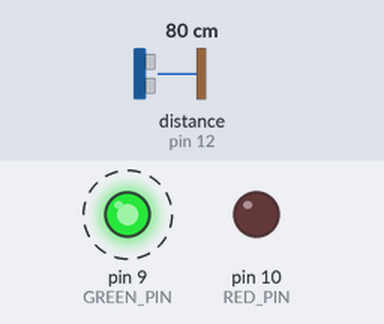
Recording of a sketch running on a simulated Arduino Uno, built with avr-gcc and run on an emulated ATmega328P. On the bench: output pins drawn as LEDs (lit = HIGH). Dashed ring = blinking. The test bench sets the inputs (shaded band); at power-on: distance to the obstacle (sensor on pin 12) 80 cm. The echo pulse lasts 58.3 µs per cm.

Above: at 1.27 s.
1.3 s: distance to the obstacle (sensor on pin 12) set to 11 cm
4.3 s: distance to the obstacle (sensor on pin 12) set to 8 cm
At 4.51 s:
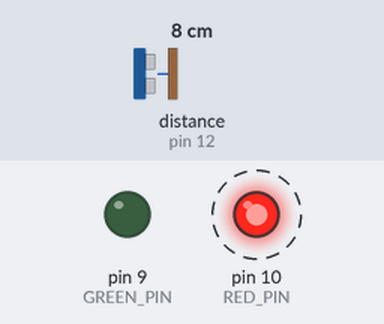
7.3 s: distance to the obstacle (sensor on pin 12) set to 18 cm
At 7.55 s:
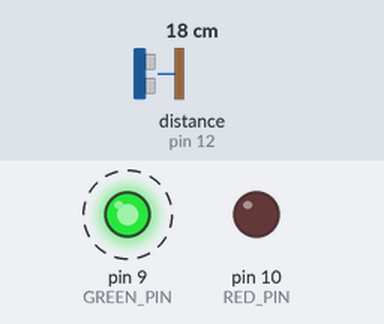
10.3 s: distance to the obstacle (sensor on pin 12) set to 2 cm
At 10.49 s:
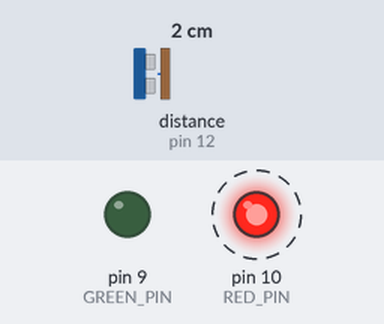
Timing chart, 0 to 14.3 s (numbered marks = the images above; inputs shaded):
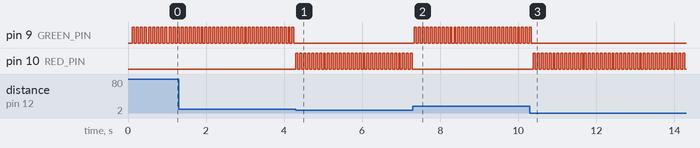

Measured:
- the behaviour switches between 10 and 9 cm on distance to the obstacle (sensor on pin 12) (found by bisection; images 0 and 1)
- after the input at 4.3 s, pin 9 (GREEN_PIN): stops changing and stays LOW; pin 10 (RED_PIN): alternates HIGH for 0.05 s and LOW for 0.05 s, starting at once
- after the input at 7.3 s, pin 9 (GREEN_PIN): alternates HIGH for 0.05 s and LOW for 0.05 s, starting at once; pin 10 (RED_PIN): stops changing and stays LOW
- after the input at 10.3 s, pin 9 (GREEN_PIN): goes on until 10.3 s, then stays LOW; pin 10 (RED_PIN): alternates HIGH for 0.05 s and LOW for 0.05 s, starting after 0.09 s
- by itself, pin 9 (GREEN_PIN): alternates HIGH for 0.05 s and LOW for 0.05 s

The sketch:

distance_sensor.ino
```cpp
#include <NewPing.h>

// ---------------------------------------------------------------------------
// Example NewPing library sketch that does a ping about 20 times per second.
// ---------------------------------------------------------------------------

#include <NewPing.h>

#define TRIGGER_PIN  11  // Arduino pin tied to trigger pin on the ultrasonic sensor.
#define ECHO_PIN     12  // Arduino pin tied to echo pin on the ultrasonic sensor.
#define MAX_DISTANCE 200 // Maximum distance we want to ping for (in centimeters). Maximum sensor distance is rated at 400-500cm.
#define RED_PIN     10
#define GREEN_PIN     9

NewPing sonar(TRIGGER_PIN, ECHO_PIN, MAX_DISTANCE); // NewPing setup of pins and maximum distance.

void setup() {
  pinMode(RED_PIN, OUTPUT);
  pinMode(GREEN_PIN, OUTPUT);
  //Serial.begin(115200); // Open serial monitor at 115200 baud to see ping results.
}

void loop() {
  delay(50);                      // Wait 50ms between pings (about 20 pings/sec). 29ms should be the shortest delay between pings.
  digitalWrite(RED_PIN, LOW);
  digitalWrite(GREEN_PIN, LOW);
  delay(50);                      // Wait 50ms between pings (about 20 pings/sec). 29ms should be the shortest delay between pings.
  unsigned int uS = sonar.ping(); // Send ping, get ping time in microseconds (uS).
  if (uS / US_ROUNDTRIP_CM < 10 && uS > 0) {
    digitalWrite(RED_PIN, HIGH);
    digitalWrite(GREEN_PIN, LOW);
  } else if (uS / US_ROUNDTRIP_CM < 100 && uS > 0){
    digitalWrite(RED_PIN, LOW);
    digitalWrite(GREEN_PIN, HIGH);
  }
  //Serial.print("Ping: ");
  //Serial.print(uS / US_ROUNDTRIP_CM); // Convert ping time to distance and print result (0 = outside set distance range, no ping echo)
  //Serial.println("cm");
}
```
